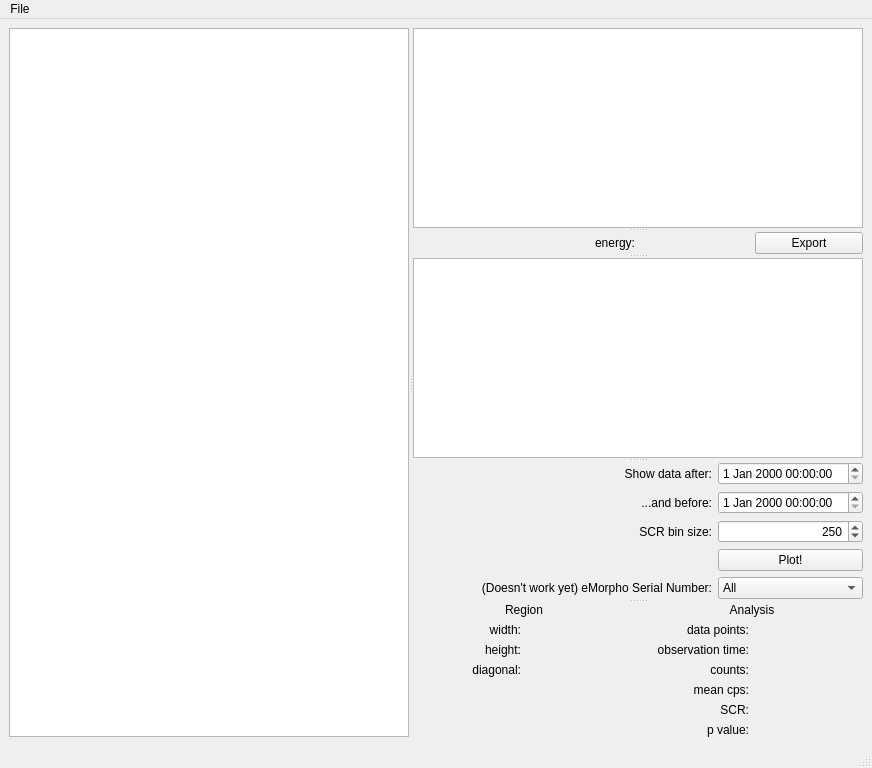
<?xml version="1.0" encoding="UTF-8"?>
<ui version="4.0">
 <class>AnalyzeWindow</class>
 <widget class="QMainWindow" name="AnalyzeWindow">
  <property name="geometry">
   <rect>
    <x>0</x>
    <y>0</y>
    <width>872</width>
    <height>767</height>
   </rect>
  </property>
  <property name="windowTitle">
   <string>MainWindow</string>
  </property>
  <widget class="QWidget" name="centralwidget">
   <layout class="QGridLayout" name="gridLayout_4">
    <item row="0" column="0">
     <widget class="QSplitter" name="splitter_2">
      <property name="orientation">
       <enum>Qt::Horizontal</enum>
      </property>
      <widget class="PlotWidget" name="map">
       <property name="sizePolicy">
        <sizepolicy hsizetype="Expanding" vsizetype="Expanding">
         <horstretch>0</horstretch>
         <verstretch>1</verstretch>
        </sizepolicy>
       </property>
       <property name="minimumSize">
        <size>
         <width>400</width>
         <height>0</height>
        </size>
       </property>
      </widget>
      <widget class="QSplitter" name="splitter">
       <property name="orientation">
        <enum>Qt::Vertical</enum>
       </property>
       <widget class="PlotWidget" name="histogram">
        <property name="sizePolicy">
         <sizepolicy hsizetype="Expanding" vsizetype="Expanding">
          <horstretch>1</horstretch>
          <verstretch>0</verstretch>
         </sizepolicy>
        </property>
        <property name="minimumSize">
         <size>
          <width>400</width>
          <height>200</height>
         </size>
        </property>
       </widget>
       <widget class="QWidget" name="layoutWidget">
        <layout class="QGridLayout" name="gridLayout_2">
         <item row="0" column="1">
          <widget class="QLabel" name="label_15">
           <property name="text">
            <string>energy:</string>
           </property>
           <property name="alignment">
            <set>Qt::AlignRight|Qt::AlignTrailing|Qt::AlignVCenter</set>
           </property>
          </widget>
         </item>
         <item row="0" column="0">
          <widget class="QLabel" name="curBin">
           <property name="text">
            <string/>
           </property>
          </widget>
         </item>
         <item row="0" column="2">
          <widget class="QLabel" name="curEnergy">
           <property name="text">
            <string/>
           </property>
          </widget>
         </item>
         <item row="0" column="3">
          <widget class="QPushButton" name="exportHistogram">
           <property name="text">
            <string>Export</string>
           </property>
          </widget>
         </item>
        </layout>
       </widget>
       <widget class="PlotWidget" name="scrs">
        <property name="minimumSize">
         <size>
          <width>0</width>
          <height>200</height>
         </size>
        </property>
       </widget>
       <widget class="QWidget" name="layoutWidget">
        <layout class="QGridLayout" name="gridLayout">
         <item row="2" column="1">
          <widget class="QDateTimeEdit" name="dataBefore"/>
         </item>
         <item row="1" column="0">
          <widget class="QLabel" name="label">
           <property name="sizePolicy">
            <sizepolicy hsizetype="Preferred" vsizetype="Preferred">
             <horstretch>1</horstretch>
             <verstretch>0</verstretch>
            </sizepolicy>
           </property>
           <property name="text">
            <string>Show data after:</string>
           </property>
           <property name="alignment">
            <set>Qt::AlignRight|Qt::AlignTrailing|Qt::AlignVCenter</set>
           </property>
          </widget>
         </item>
         <item row="1" column="1">
          <widget class="QDateTimeEdit" name="dataAfter"/>
         </item>
         <item row="2" column="0">
          <widget class="QLabel" name="label_2">
           <property name="sizePolicy">
            <sizepolicy hsizetype="Preferred" vsizetype="Preferred">
             <horstretch>1</horstretch>
             <verstretch>0</verstretch>
            </sizepolicy>
           </property>
           <property name="text">
            <string>...and before:</string>
           </property>
           <property name="alignment">
            <set>Qt::AlignRight|Qt::AlignTrailing|Qt::AlignVCenter</set>
           </property>
          </widget>
         </item>
         <item row="3" column="0">
          <widget class="QLabel" name="label_17">
           <property name="text">
            <string>SCR bin size:</string>
           </property>
           <property name="alignment">
            <set>Qt::AlignRight|Qt::AlignTrailing|Qt::AlignVCenter</set>
           </property>
          </widget>
         </item>
         <item row="3" column="1">
          <widget class="QSpinBox" name="binSize">
           <property name="alignment">
            <set>Qt::AlignRight|Qt::AlignTrailing|Qt::AlignVCenter</set>
           </property>
           <property name="minimum">
            <number>1</number>
           </property>
           <property name="maximum">
            <number>1000</number>
           </property>
           <property name="value">
            <number>250</number>
           </property>
          </widget>
         </item>
         <item row="5" column="1">
          <widget class="QComboBox" name="eSerial">
           <item>
            <property name="text">
             <string>All</string>
            </property>
           </item>
          </widget>
         </item>
         <item row="4" column="1">
          <widget class="QPushButton" name="plot">
           <property name="text">
            <string>Plot!</string>
           </property>
          </widget>
         </item>
         <item row="5" column="0">
          <widget class="QLabel" name="label_5">
           <property name="text">
            <string>(Doesn't work yet) eMorpho Serial Number:</string>
           </property>
           <property name="alignment">
            <set>Qt::AlignRight|Qt::AlignTrailing|Qt::AlignVCenter</set>
           </property>
          </widget>
         </item>
        </layout>
       </widget>
       <widget class="QWidget" name="gridLayoutWidget">
        <layout class="QGridLayout" name="gridLayout_3">
         <item row="0" column="2" colspan="2">
          <widget class="QLabel" name="label_3">
           <property name="text">
            <string>Analysis</string>
           </property>
           <property name="alignment">
            <set>Qt::AlignCenter</set>
           </property>
          </widget>
         </item>
         <item row="4" column="3">
          <widget class="QLabel" name="cps">
           <property name="text">
            <string/>
           </property>
          </widget>
         </item>
         <item row="4" column="2">
          <widget class="QLabel" name="label_4">
           <property name="text">
            <string>mean cps:</string>
           </property>
           <property name="alignment">
            <set>Qt::AlignRight|Qt::AlignTrailing|Qt::AlignVCenter</set>
           </property>
          </widget>
         </item>
         <item row="1" column="2">
          <widget class="QLabel" name="label_6">
           <property name="text">
            <string>data points:</string>
           </property>
           <property name="alignment">
            <set>Qt::AlignRight|Qt::AlignTrailing|Qt::AlignVCenter</set>
           </property>
          </widget>
         </item>
         <item row="1" column="1">
          <widget class="QLabel" name="regionWidth">
           <property name="text">
            <string/>
           </property>
          </widget>
         </item>
         <item row="1" column="0">
          <widget class="QLabel" name="label_11">
           <property name="text">
            <string>width:</string>
           </property>
           <property name="alignment">
            <set>Qt::AlignRight|Qt::AlignTrailing|Qt::AlignVCenter</set>
           </property>
          </widget>
         </item>
         <item row="2" column="2">
          <widget class="QLabel" name="label_7">
           <property name="text">
            <string>observation time:</string>
           </property>
           <property name="alignment">
            <set>Qt::AlignRight|Qt::AlignTrailing|Qt::AlignVCenter</set>
           </property>
          </widget>
         </item>
         <item row="1" column="3">
          <widget class="QLabel" name="dataPoints">
           <property name="text">
            <string/>
           </property>
          </widget>
         </item>
         <item row="2" column="3">
          <widget class="QLabel" name="obsTime">
           <property name="text">
            <string/>
           </property>
          </widget>
         </item>
         <item row="5" column="2">
          <widget class="QLabel" name="label_8">
           <property name="text">
            <string>SCR:</string>
           </property>
           <property name="alignment">
            <set>Qt::AlignRight|Qt::AlignTrailing|Qt::AlignVCenter</set>
           </property>
          </widget>
         </item>
         <item row="5" column="3">
          <widget class="QLabel" name="nscrad">
           <property name="text">
            <string/>
           </property>
          </widget>
         </item>
         <item row="3" column="2">
          <widget class="QLabel" name="label_9">
           <property name="text">
            <string>counts:</string>
           </property>
           <property name="alignment">
            <set>Qt::AlignRight|Qt::AlignTrailing|Qt::AlignVCenter</set>
           </property>
          </widget>
         </item>
         <item row="3" column="3">
          <widget class="QLabel" name="counts">
           <property name="text">
            <string/>
           </property>
          </widget>
         </item>
         <item row="0" column="0" colspan="2">
          <widget class="QLabel" name="label_10">
           <property name="text">
            <string>Region</string>
           </property>
           <property name="alignment">
            <set>Qt::AlignCenter</set>
           </property>
          </widget>
         </item>
         <item row="3" column="0">
          <widget class="QLabel" name="label_13">
           <property name="text">
            <string>diagonal:</string>
           </property>
           <property name="alignment">
            <set>Qt::AlignRight|Qt::AlignTrailing|Qt::AlignVCenter</set>
           </property>
          </widget>
         </item>
         <item row="2" column="1">
          <widget class="QLabel" name="regionHeight">
           <property name="text">
            <string/>
           </property>
          </widget>
         </item>
         <item row="3" column="1">
          <widget class="QLabel" name="regionDiag">
           <property name="text">
            <string/>
           </property>
          </widget>
         </item>
         <item row="2" column="0">
          <widget class="QLabel" name="label_12">
           <property name="text">
            <string>height:</string>
           </property>
           <property name="alignment">
            <set>Qt::AlignRight|Qt::AlignTrailing|Qt::AlignVCenter</set>
           </property>
          </widget>
         </item>
         <item row="6" column="2">
          <widget class="QLabel" name="label_14">
           <property name="text">
            <string>p value:</string>
           </property>
           <property name="alignment">
            <set>Qt::AlignRight|Qt::AlignTrailing|Qt::AlignVCenter</set>
           </property>
          </widget>
         </item>
         <item row="6" column="3">
          <widget class="QLabel" name="pvalue">
           <property name="text">
            <string/>
           </property>
          </widget>
         </item>
        </layout>
       </widget>
      </widget>
     </widget>
    </item>
   </layout>
  </widget>
  <widget class="QMenuBar" name="menubar">
   <property name="geometry">
    <rect>
     <x>0</x>
     <y>0</y>
     <width>872</width>
     <height>21</height>
    </rect>
   </property>
   <widget class="QMenu" name="menuFile">
    <property name="title">
     <string>File</string>
    </property>
    <addaction name="actionFind_Peaks"/>
   </widget>
   <addaction name="menuFile"/>
  </widget>
  <widget class="QStatusBar" name="statusbar"/>
  <action name="actionFind_Peaks">
   <property name="text">
    <string>Find Peaks</string>
   </property>
  </action>
 </widget>
 <customwidgets>
  <customwidget>
   <class>PlotWidget</class>
   <extends>QGraphicsView</extends>
   <header>pyqtgraph.h</header>
  </customwidget>
 </customwidgets>
 <resources/>
 <connections/>
</ui>
